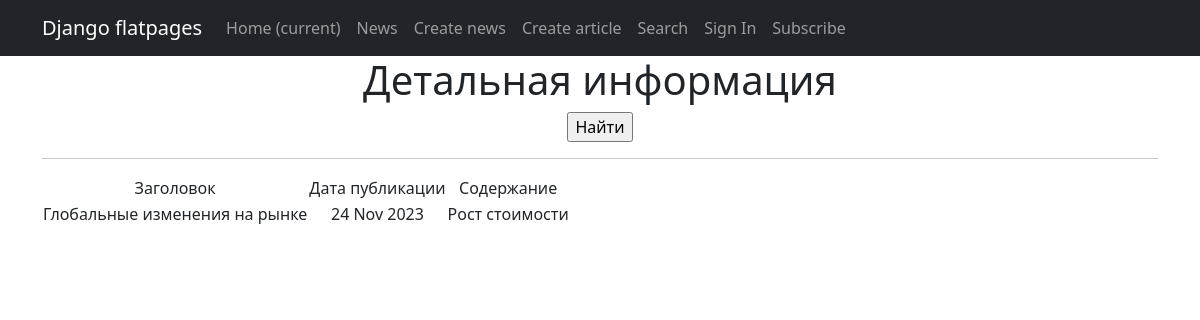
Screenshot of /news/1 with the database file from the repository.
### news/models.py (models this page shows, shortened)
class Post(models.Model):
    article = 'AR'
    news = 'NE'
    author_name = models.ForeignKey(Author, on_delete=models.CASCADE)  # связь «один ко многим» с моделью Author
    types_post = models.CharField(max_length=2, choices=Types, default='NE')  # поле с выбором — «статья» или «новость»;
    datetime_post = models.DateTimeField(auto_now_add=True)  # автоматически добавляемая дата и время создания;
    category_post = models.ManyToManyField(Category, through='PostCategory')  # связь «многие ко многим» с моделью Category (с дополнительной моделью PostCategory);
    header = models.CharField(max_length=255) #  заголовок статьи/новости
    content = models.TextField() #  текст статьи/новости
    rating_post = models.IntegerField(default=0) #  рейтинг статьи/новости

### news/views.py (the view)
# urls.py: path('<int:pk>', PostDetail.as_view(), name='post_detail'), #http://127.0.0.1:8000/1
class PostDetail(DetailView):
    model = Post
    ordering = '-datetime_post'
    template_name = 'post.html'
    context_object_name = 'post'

### news/templatetags/custom_filters.py (called while the page is built)
@register.filter(name='censors')
def censor(value):
   stopwords = ['урод', 'бяка', 'гопник']
   word = value.replace(',', "")
   word = word.replace('-', "")
   word = word.split()
   if type(value) is str:
      for word in stopwords:
         value = value.replace(word, word[0] + "*" * (len(word) - 1))
         value = value.replace(word.capitalize(), word[0] + "*" * (len(word) - 1))
   else:
      raise ValueError('Ошибка, это не переменная строкого типа')
   return f'{value}'

### templates/post.html (shortened to what this page needs)
{% extends 'flatpages/default.html' %}
{% load custom_filters %}
{% load custom_filters %}
{% block content %}
   <h1>Детальная информация</h1>
   <form action="" method="get">
       <input type="submit" value="Найти" />
   </form>
   <hr>
   {% if post %}
       <table>
           <tr>
               <td>Заголовок</td>
               <td>Дата публикации</td>
               <td>Содержание</td>
           </tr>
           <tr>
               <td>{{ post.header|censors }}</td>
               <td>{{ post.datetime_post|date:'d M Y' }}</td>
               <td>{{ post.content|censors }}</td>
           </tr>
       </table>
   {% else %}
       <h2>Новости нет!</h2>
   {% endif %}
{% endblock content %}

### rows the page displays
Post: header|censors "Глобальные изменения на рынке", datetime_post "24 Nov 2023", content|censors "Рост стоимости"
